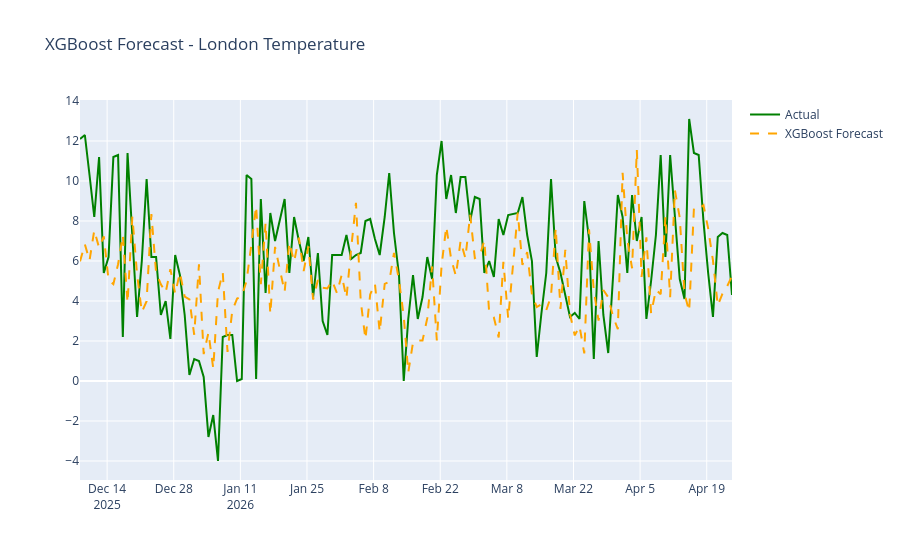

The notebook cell saved with this chart:
### Code cell
import xgboost as xgb

# London data with lag features
city_df2 = df[df['location_name'] == 'London'][['last_updated', 'temperature_celsius']].copy()
city_df2 = city_df2.sort_values('last_updated').reset_index(drop=True)

# Lag features banana
city_df2['lag_1'] = city_df2['temperature_celsius'].shift(1)
city_df2['lag_6'] = city_df2['temperature_celsius'].shift(6)
city_df2['lag_24'] = city_df2['temperature_celsius'].shift(24)
city_df2['rolling_mean_24'] = city_df2['temperature_celsius'].rolling(24).mean()
city_df2['rolling_std_24'] = city_df2['temperature_celsius'].rolling(24).std()
city_df2['hour'] = city_df2['last_updated'].dt.hour
city_df2['month'] = city_df2['last_updated'].dt.month
city_df2['day_of_week'] = city_df2['last_updated'].dt.dayofweek
city_df2.dropna(inplace=True)

# Train/Test split
split = int(len(city_df2) * 0.8)
train = city_df2.iloc[:split]
test = city_df2.iloc[split:]

feature_cols = ['lag_1','lag_6','lag_24','rolling_mean_24',
                'rolling_std_24','hour','month','day_of_week']

X_train, y_train = train[feature_cols], train['temperature_celsius']
X_test, y_test = test[feature_cols], test['temperature_celsius']

# Model
xgb_model = xgb.XGBRegressor(n_estimators=200, learning_rate=0.05, 
                               max_depth=5, random_state=42)
xgb_model.fit(X_train, y_train)
y_pred_xgb = xgb_model.predict(X_test)

# Plot
fig = px.line(title='XGBoost Forecast - London Temperature')
fig.add_scatter(x=test['last_updated'], y=y_test, name='Actual', line=dict(color='green'))
fig.add_scatter(x=test['last_updated'], y=y_pred_xgb, name='XGBoost Forecast', 
                line=dict(color='orange', dash='dash'))
fig.show()

# Metrics
rmse_xgb = np.sqrt(mean_squared_error(y_test, y_pred_xgb))
mae_xgb = mean_absolute_error(y_test, y_pred_xgb)
r2_xgb = r2_score

### Figure 1 — Plotly figure (JSON) as saved in the notebook; plotly's stock layout.template omitted (floating-point values rounded to 4 significant figures; data arrays with more than 128 entries replaced by an {"elided": "..."} marker saying what was removed)
{"data": [{"hovertemplate": "<extra></extra>", "legendgroup": "", "line": {"color": "#636efa", "dash": "solid"}, "marker": {"symbol": "circle"}, "mode": "lines", "name": "", "orientation": "v", "showlegend": false, "type": "scatter", "xaxis": "x", "yaxis": "y"}, {"line": {"color": "green"}, "name": "Actual", "type": "scatter", "x": {"elided": "136 str values"}, "y": {"elided": "136 float values"}}, {"line": {"color": "orange", "dash": "dash"}, "name": "XGBoost Forecast", "type": "scatter", "x": {"elided": "136 str values"}, "y": {"elided": "136 float values"}}], "layout": {"legend": {"tracegroupgap": 0}, "title": {"text": "XGBoost Forecast - London Temperature"}, "xaxis": {"anchor": "y", "domain": [0, 1]}, "yaxis": {"anchor": "x", "domain": [0, 1]}}}
